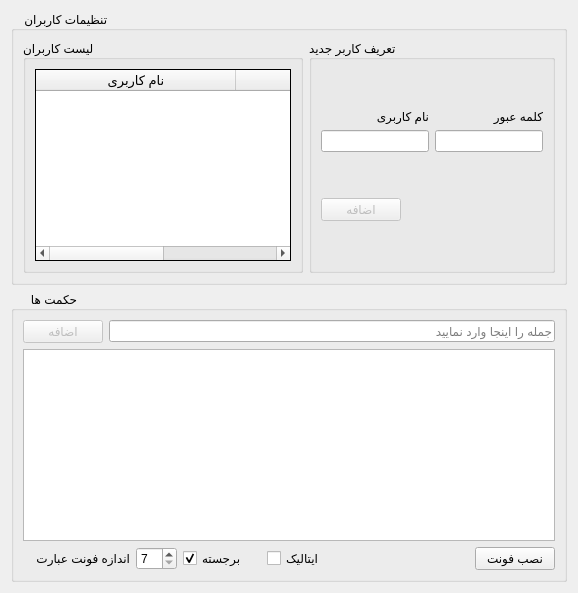
        <widget class="QWidget" name="settingTab">
         <attribute name="icon">
          <iconset resource="resource.qrc">
           <normaloff>:/icon/layers.png</normaloff>:/icon/layers.png</iconset>
         </attribute>
         <attribute name="title">
          <string>تنظیمات</string>
         </attribute>
         <layout class="QVBoxLayout" name="verticalLayout_13">
          <item>
           <widget class="QGroupBox" name="groupBox_7">
            <property name="enabled">
             <bool>true</bool>
            </property>
            <property name="title">
             <string>    تنظیمات کاربران    </string>
            </property>
            <layout class="QGridLayout" name="gridLayout_4">
             <item row="0" column="0">
              <layout class="QHBoxLayout" name="horizontalLayout_12">
               <item>
                <widget class="QGroupBox" name="userGroupBox">
                 <property name="enabled">
                  <bool>true</bool>
                 </property>
                 <property name="title">
                  <string>لیست کاربران   </string>
                 </property>
                 <layout class="QVBoxLayout" name="verticalLayout_5">
                  <item>
                   <widget class="QTableWidget" name="userTableWidget">
                    <property name="enabled">
                     <bool>true</bool>
                    </property>
                    <property name="sizePolicy">
                     <sizepolicy hsizetype="Expanding" vsizetype="Minimum">
                      <horstretch>0</horstretch>
                      <verstretch>0</verstretch>
                     </sizepolicy>
                    </property>
                    <property name="layoutDirection">
                     <enum>Qt::LeftToRight</enum>
                    </property>
                    <property name="frameShape">
                     <enum>QFrame::Box</enum>
                    </property>
                    <property name="frameShadow">
                     <enum>QFrame::Plain</enum>
                    </property>
                    <property name="lineWidth">
                     <number>1</number>
                    </property>
                    <property name="tabKeyNavigation">
                     <bool>false</bool>
                    </property>
                    <property name="showDropIndicator" stdset="0">
                     <bool>false</bool>
                    </property>
                    <property name="dragDropOverwriteMode">
                     <bool>false</bool>
                    </property>
                    <property name="alternatingRowColors">
                     <bool>true</bool>
                    </property>
                    <property name="selectionMode">
                     <enum>QAbstractItemView::SingleSelection</enum>
                    </property>
                    <property name="selectionBehavior">
                     <enum>QAbstractItemView::SelectRows</enum>
                    </property>
                    <property name="verticalScrollMode">
                     <enum>QAbstractItemView::ScrollPerItem</enum>
                    </property>
                    <property name="showGrid">
                     <bool>true</bool>
                    </property>
                    <property name="gridStyle">
                     <enum>Qt::DashLine</enum>
                    </property>
                    <property name="sortingEnabled">
                     <bool>false</bool>
                    </property>
                    <property name="wordWrap">
                     <bool>true</bool>
                    </property>
                    <property name="cornerButtonEnabled">
                     <bool>false</bool>
                    </property>
                    <property name="rowCount">
                     <number>0</number>
                    </property>
                    <attribute name="horizontalHeaderDefaultSectionSize">
                     <number>200</number>
                    </attribute>
                    <column>
                     <property name="text">
                      <string>نام کاربری</string>
                     </property>
                     <property name="font">
                      <font>
                       <pointsize>10</pointsize>
                      </font>
                     </property>
                    </column>
                    <column>
                     <property name="text">
                      <string notr="true">کلمه عبور</string>
                     </property>
                    </column>
                   </widget>
                  </item>
                 </layout>
                </widget>
               </item>
               <item>
                <widget class="QGroupBox" name="groupBox_10">
                 <property name="sizePolicy">
                  <sizepolicy hsizetype="Preferred" vsizetype="Preferred">
                   <horstretch>0</horstretch>
                   <verstretch>0</verstretch>
                  </sizepolicy>
                 </property>
                 <property name="title">
                  <string>تعریف کاربر جدید</string>
                 </property>
                 <layout class="QVBoxLayout" name="verticalLayout_12">
                  <item>
                   <layout class="QHBoxLayout" name="horizontalLayout_8">
                    <item>
                     <layout class="QVBoxLayout" name="verticalLayout_22">
                      <item>
                       <widget class="QLabel" name="label_9">
                        <property name="sizePolicy">
                         <sizepolicy hsizetype="Preferred" vsizetype="Fixed">
                          <horstretch>0</horstretch>
                          <verstretch>0</verstretch>
                         </sizepolicy>
                        </property>
                        <property name="text">
                         <string>نام کاربری</string>
                        </property>
                       </widget>
                      </item>
                      <item>
                       <widget class="QLineEdit" name="newUserLineEdit">
                        <property name="enabled">
                         <bool>true</bool>
                        </property>
                       </widget>
                      </item>
                     </layout>
                    </item>
                    <item>
                     <layout class="QVBoxLayout" name="verticalLayout_23">
                      <item>
                       <widget class="QLabel" name="label_8">
                        <property name="sizePolicy">
                         <sizepolicy hsizetype="Preferred" vsizetype="Fixed">
                          <horstretch>0</horstretch>
                          <verstretch>0</verstretch>
                         </sizepolicy>
                        </property>
                        <property name="text">
                         <string>کلمه عبور</string>
                        </property>
                       </widget>
                      </item>
                      <item>
                       <widget class="QLineEdit" name="newPassLineEdit">
                        <property name="enabled">
                         <bool>true</bool>
                        </property>
                       </widget>
                      </item>
                     </layout>
                    </item>
                   </layout>
                  </item>
                  <item>
                   <widget class="QPushButton" name="addUserButton">
                    <property name="enabled">
                     <bool>false</bool>
                    </property>
                    <property name="sizePolicy">
                     <sizepolicy hsizetype="Fixed" vsizetype="Fixed">
                      <horstretch>0</horstretch>
                      <verstretch>0</verstretch>
                     </sizepolicy>
                    </property>
                    <property name="layoutDirection">
                     <enum>Qt::LeftToRight</enum>
                    </property>
                    <property name="text">
                     <string>اضافه</string>
                    </property>
                    <property name="icon">
                     <iconset resource="resource.qrc">
                      <normaloff>:/icon/user(1).png</normaloff>:/icon/user(1).png</iconset>
                    </property>
                    <property name="iconSize">
                     <size>
                      <width>26</width>
                      <height>26</height>
                     </size>
                    </property>
                   </widget>
                  </item>
                 </layout>
                </widget>
               </item>
              </layout>
             </item>
            </layout>
           </widget>
          </item>
          <item>
           <widget class="QGroupBox" name="groupBox_8">
            <property name="title">
             <string>      حکمت ها  </string>
            </property>
            <layout class="QVBoxLayout" name="verticalLayout_9">
             <item>
              <layout class="QHBoxLayout" name="horizontalLayout_2">
               <item>
                <widget class="QPushButton" name="addQuoteButton">
                 <property name="enabled">
                  <bool>false</bool>
                 </property>
                 <property name="layoutDirection">
                  <enum>Qt::LeftToRight</enum>
                 </property>
                 <property name="text">
                  <string>اضافه</string>
                 </property>
                 <property name="icon">
                  <iconset resource="resource.qrc">
                   <normaloff>:/icon/add.png</normaloff>:/icon/add.png</iconset>
                 </property>
                 <property name="iconSize">
                  <size>
                   <width>22</width>
                   <height>22</height>
                  </size>
                 </property>
                </widget>
               </item>
               <item>
                <widget class="QLineEdit" name="addQuotelineEdit">
                 <property name="enabled">
                  <bool>true</bool>
                 </property>
                 <property name="placeholderText">
                  <string>جمله را اینجا وارد نمایید</string>
                 </property>
                </widget>
               </item>
              </layout>
             </item>
             <item>
              <widget class="QListWidget" name="quoteListWidget">
               <property name="enabled">
                <bool>true</bool>
               </property>
               <property name="frameShadow">
                <enum>QFrame::Sunken</enum>
               </property>
              </widget>
             </item>
             <item>
              <layout class="QVBoxLayout" name="verticalLayout_10">
               <item>
                <layout class="QHBoxLayout" name="horizontalLayout_11">
                 <item>
                  <widget class="QLabel" name="label_6">
                   <property name="text">
                    <string>اندازه فونت عبارت    </string>
                   </property>
                   <property name="margin">
                    <number>10</number>
                   </property>
                   <property name="indent">
                    <number>0</number>
                   </property>
                  </widget>
                 </item>
                 <item>
                  <widget class="QSpinBox" name="quoteSizeSpinner">
                   <property name="frame">
                    <bool>true</bool>
                   </property>
                   <property name="buttonSymbols">
                    <enum>QAbstractSpinBox::UpDownArrows</enum>
                   </property>
                   <property name="minimum">
                    <number>7</number>
                   </property>
                   <property name="maximum">
                    <number>30</number>
                   </property>
                  </widget>
                 </item>
                 <item>
                  <widget class="QCheckBox" name="boldCheckBox">
                   <property name="layoutDirection">
                    <enum>Qt::LeftToRight</enum>
                   </property>
                   <property name="text">
                    <string>برجسته</string>
                   </property>
                   <property name="checked">
                    <bool>true</bool>
                   </property>
                  </widget>
                 </item>
                 <item>
                  <widget class="QLabel" name="label_7">
                   <property name="text">
                    <string/>
                   </property>
                  </widget>
                 </item>
                 <item>
                  <widget class="QCheckBox" name="italicCheckBox">
                   <property name="layoutDirection">
                    <enum>Qt::LeftToRight</enum>
                   </property>
                   <property name="text">
                    <string>ایتالیک</string>
                   </property>
                  </widget>
                 </item>
                 <item>
                  <spacer name="horizontalSpacer_6">
                   <property name="orientation">
                    <enum>Qt::Horizontal</enum>
                   </property>
                   <property name="sizeHint" stdset="0">
                    <size>
                     <width>40</width>
                     <height>20</height>
                    </size>
                   </property>
                  </spacer>
                 </item>
                 <item>
                  <layout class="QVBoxLayout" name="verticalLayout_8"/>
                 </item>
                 <item>
                  <widget class="QPushButton" name="installFontButton">
                   <property name="layoutDirection">
                    <enum>Qt::LeftToRight</enum>
                   </property>
                   <property name="text">
                    <string>نصب فونت</string>
                   </property>
                   <property name="iconSize">
                    <size>
                     <width>26</width>
                     <height>26</height>
                    </size>
                   </property>
                  </widget>
                 </item>
                </layout>
               </item>
              </layout>
             </item>
            </layout>
           </widget>
          </item>
         </layout>
        </widget>
